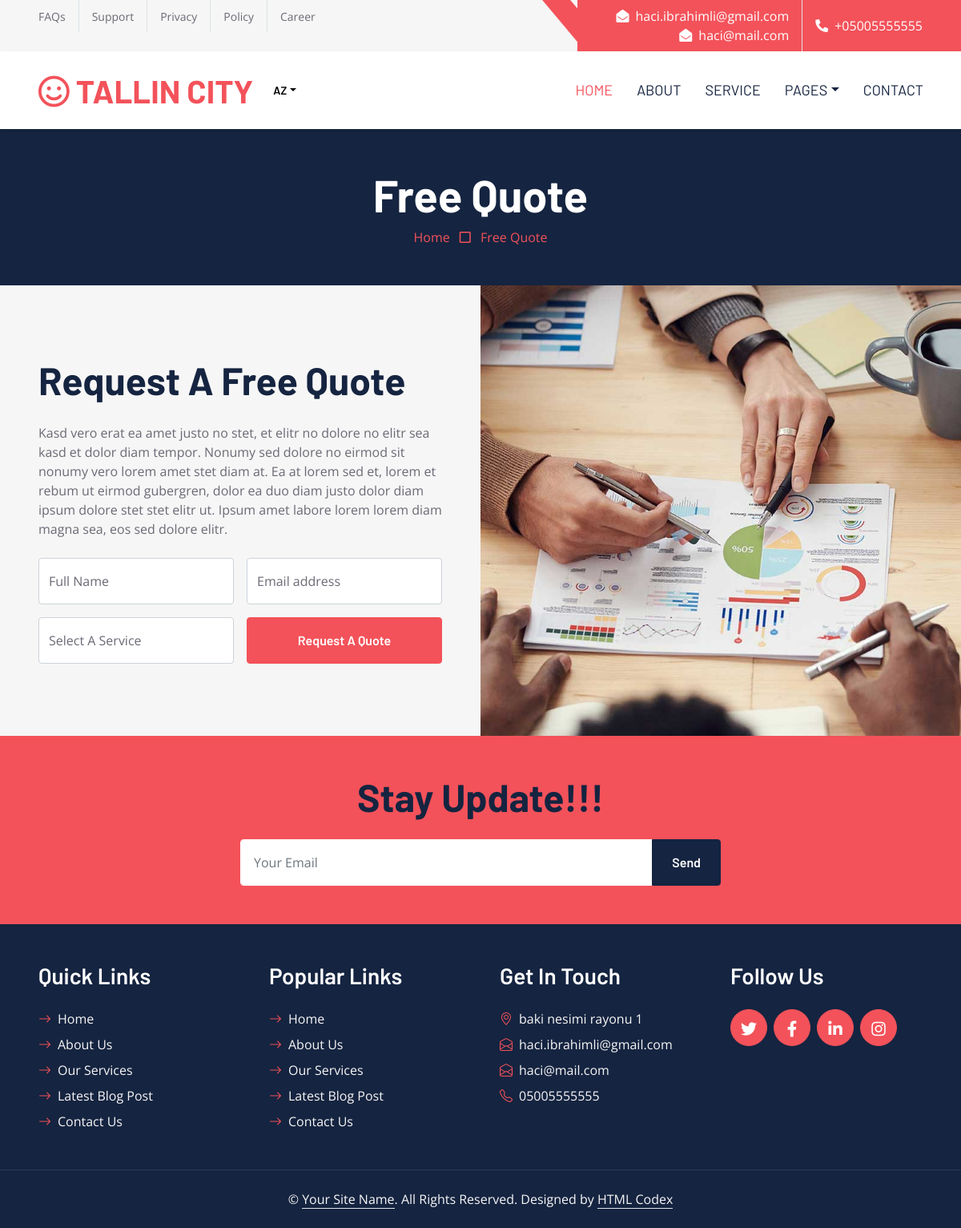
The page /quote/ on the database its author committed.
### my_app/models.py (models this page shows, shortened)
class Emails(DateMixin):
    email = models.EmailField(verbose_name='Email')
    def __str__(self):
        return self.email
    class Meta:
        ordering = ("-created_at", )
        verbose_name = "Email"
        verbose_name_plural = "Emailler"

class Phones(DateMixin):
    phone = models.CharField(max_length=255,verbose_name='phone number')
    def __str__(self):
        return self.phone
    class Meta:
        ordering = ("-created_at", )
        verbose_name = "phone"
        verbose_name_plural = "phones"

class MainDetails(DateMixin):
    emails = models.ManyToManyField(Emails,verbose_name='Emails')
    locations = models.ManyToManyField(Location,verbose_name='locations')
    phones = models.ManyToManyField(Phones,verbose_name='phones')
    logo = models.ImageField(upload_to=Uploader.upload_photo_to_logo)
    logo_name = models.CharField(max_length=255,verbose_name='right side of logo')
    map_url = models.TextField(verbose_name='xerite',null=True,blank=True)
    class Meta:
        ordering = ("-created_at", )
        verbose_name = "main information"
        verbose_name_plural = "main informations"

class Location(DateMixin):
    location = models.CharField(max_length=255,verbose_name='location')
    def __str__(self):
        return self.location
    class Meta:
        ordering = ("-created_at", )
        verbose_name = "location"
        verbose_name_plural = "locations"

### my_app/views.py (the view)
# urls.py: path('quote/',quote_view,name = 'quote'),
def quote_view(request):
    form = QuotaForm()
    if request.method == 'POST':
        form = QuotaForm(request.POST or None)
        if form.is_valid():
            form.save()
            form = QuotaForm()
    quote = Quota.objects.all()
    context = {
       'quote':quote,
       'form':form
    }
    return render(request,'quote.html',context)

### my_app/forms.py
class QuotaForm(forms.ModelForm):
    class Meta:
        model = Quota
        fields = ('name', 'email','service')
    def __init__(self, *args, **kwargs):
        super(QuotaForm , self).__init__(*args, **kwargs)
        for field in self.fields:
            self.fields[field].widget.attrs.update({'class':'form-control'})
            self.fields[field].required = True
            self.fields['name'].widget.attrs.update({'placeholder':'adiniz'})
            self.fields['name'].label='adiniz'
            self.fields['email'].widget.attrs.update({'placeholder':'E-mailiniz'})
            self.fields['service'].widget.attrs.update({'placeholder':'xidmetler'})

### my_app/context_processor.py (called while the page is built)
def data_sender(request):
    main_detail = MainDetails.objects.first()
    return {"main_detail": main_detail,}

### templates/quote.html (shortened to what this page needs)
{% extends 'base.html'%}
{% load static %}
{% block body %}
    <div class="container-fluid bg-dark p-5">
        <div class="row">
            <div class="col-12 text-center">
                <h1 class="display-4 text-white">Free Quote</h1>
                <a href="">Home</a>
                <i class="far fa-square text-primary px-2"></i>
                <a href="">Free Quote</a>
            </div>
        </div>
    </div>
    <div class="container-fluid bg-secondary px-0">
        <div class="row g-0">
            <div class="col-lg-6 py-6 px-5">
                <h1 class="display-5 mb-4">Request A Free Quote</h1>
                <p class="mb-4">Kasd vero erat ea amet justo no stet, et elitr no dolore no elitr sea kasd et dolor diam tempor. Nonumy sed dolore no eirmod sit nonumy vero lorem amet stet diam at. Ea at lorem sed et, lorem et rebum ut eirmod gubergren, dolor ea duo diam justo dolor diam ipsum dolore stet stet elitr ut. Ipsum amet labore lorem lorem diam magna sea, eos sed dolore elitr.</p>
                <form method="post" >
                    <div class="row gx-3">
                        <div class="col-6">
                            <div class="form-floating">
                                {{form.name}}
                                <label for="form-floating-1">Full Name</label>
                            </div>
                        </div>
                        <div class="col-6">
                            <div class="form-floating mb-3">
                                {{form.email}}
                                <label for="form-floating-2">Email address</label>
                            </div>
                        </div>
                        <div class="col-6">
                            <div class="form-floating">
                                {{form.service}}
                                <label for="floatingSelect">Select A Service</label>
                            </div>
                        </div>
                        <div class="col-6">
                            <button class="btn btn-primary w-100 h-100" type="submit">Request A Quote</button>
                        </div>
                    </div>
                </form>
            </div>
            <div class="col-lg-6" style="min-height: 400px;">
                <div class="position-relative h-100">
                    <img class="position-absolute w-100 h-100" src="img/quote.jpg" style="object-fit: cover;">
                </div>
            </div>
        </div>
    </div>
    {% endblock body %}

### templates/base.html (shortened to what this page needs)
{% load static %}
{% load i18n %}
{% get_current_language as LANGUAGE_CODE %}
{% get_available_languages as LANGUAGES %}
<!DOCTYPE html>
<html lang="en">
<head>
    <link href="https://cdnjs.cloudflare.com/ajax/libs/font-awesome/5.10.0/css/all.min.css" rel="stylesheet">
    <link href="https://cdn.jsdelivr.net/npm/bootstrap-icons@1.4.1/font/bootstrap-icons.css" rel="stylesheet">
    <link href="{% static 'lib/owlcarousel/assets/owl.carousel.min.css' %}" rel="stylesheet">
    <link href="{% static 'css/bootstrap.min.css' %}" rel="stylesheet">
    <link href="{% static 'css/style.css' %}" rel="stylesheet">
</head>
<div>
    <div class="container-fluid bg-secondary ps-5 pe-0 d-none d-lg-block">
        <div class="row gx-0">
            <div class="col-md-6 text-center text-lg-start mb-2 mb-lg-0">
                <div class="d-inline-flex align-items-center">
                    <a class="text-body py-2 pe-3 border-end" href=""><small>{% trans 'FAQs' %}</small></a>
                    <a class="text-body py-2 px-3 border-end" href=""><small>{% trans 'Support' %}</small></a>
                    <a class="text-body py-2 px-3 border-end" href=""><small>{% trans 'Privacy' %}</small></a>
                    <a class="text-body py-2 px-3 border-end" href=""><small>{% trans 'Policy' %}</small></a>
                    <a class="text-body py-2 ps-3" href=""><small>{% trans 'Career' %}</small></a>
                </div>
            </div>
            <div class="col-md-6 text-center text-lg-end">
                <div class="position-relative d-inline-flex align-items-center bg-primary text-white top-shape px-5">
                    <div class="me-3 pe-3 border-end py-2">
                        {% for i in main_detail.emails.all %}
                        <p class="m-0"><i class="fa fa-envelope-open me-2"></i>{{i}}</p>
                        {% endfor %}
                    </div>
                    <div class="py-2">
                        {% for j in main_detail.phones.all %}
                        <p class="m-0"><i class="fa fa-phone-alt me-2"></i>+{{j}}</p>
                        {% endfor %}
                    </div>
                </div>
            </div>
        </div>
    </div>
    <nav class="navbar navbar-expand-lg bg-white navbar-light shadow-sm px-5 py-3 py-lg-0">
        <a href="index.html" class="navbar-brand p-0">
            <h1 class="m-0 text-uppercase text-primary"><i class="far fa-smile text-primary me-2"></i>{{main_detail.logo_name}}</h1>
        </a>
        <div class="btn-group">
            <button type="button" class="btn btn-sm btn-light dropdown-toggle" data-toggle="dropdown">{{ LANGUAGE_CODE|upper }}</button>
        </div>
        <div class="collapse navbar-collapse" id="navbarCollapse">
            <div class="navbar-nav ms-auto py-0 me-n3">
                <a href="index.html" class="nav-item nav-link active">Home</a>
                <a href="about.html" class="nav-item nav-link">About</a>
                <a href="service.html" class="nav-item nav-link">Service</a>
                <div class="nav-item dropdown">
                    <a href="#" class="nav-link dropdown-toggle" data-bs-toggle="dropdown">Pages</a>
                </div>
                <a href="contact.html" class="nav-item nav-link">Contact</a>
            </div>
        </div>
    </nav>
    {% block body %}
    {% endblock body%}
    <div class="container-fluid bg-primary text-secondary p-5">
        <div class="row g-5">
            <div class="col-12 text-center">
                <h1 class="display-5 mb-4">Stay Update!!!</h1>
                <form method="post" class="mx-auto" style="max-width: 600px;">
                    <div class="input-group">
                        <input type="text" class="form-control border-white p-3" name="sub" placeholder="Your Email">
                        <button type="submit" class="btn btn-dark px-4">Send</button>
                    </div>
                </form>
            </div>
        </div>
    </div>
    <div class="container-fluid bg-dark text-secondary p-5">
        <div class="row g-5">
            <div class="col-lg-3 col-md-6">
                <h3 class="text-white mb-4">Quick Links</h3>
                <div class="d-flex flex-column justify-content-start">
                    <a class="text-secondary mb-2" href="#"><i class="bi bi-arrow-right text-primary me-2"></i>Home</a>
                    <a class="text-secondary mb-2" href="#"><i class="bi bi-arrow-right text-primary me-2"></i>About Us</a>
                    <a class="text-secondary mb-2" href="#"><i class="bi bi-arrow-right text-primary me-2"></i>Our Services</a>
                    <a class="text-secondary mb-2" href="#"><i class="bi bi-arrow-right text-primary me-2"></i>Latest Blog Post</a>
                    <a class="text-secondary" href="#"><i class="bi bi-arrow-right text-primary me-2"></i>Contact Us</a>
                </div>
            </div>
            <div class="col-lg-3 col-md-6">
                <h3 class="text-white mb-4">Popular Links</h3>
                <div class="d-flex flex-column justify-content-start">
                    <a class="text-secondary mb-2" href="#"><i class="bi bi-arrow-right text-primary me-2"></i>Home</a>
                    <a class="text-secondary mb-2" href="#"><i class="bi bi-arrow-right text-primary me-2"></i>About Us</a>
                    <a class="text-secondary mb-2" href="#"><i class="bi bi-arrow-right text-primary me-2"></i>Our Services</a>
                    <a class="text-secondary mb-2" href="#"><i class="bi bi-arrow-right text-primary me-2"></i>Latest Blog Post</a>
                    <a class="text-secondary" href="#"><i class="bi bi-arrow-right text-primary me-2"></i>Contact Us</a>
                </div>
            </div>
            <div class="col-lg-3 col-md-6">
                <h3 class="text-white mb-4">Get In Touch</h3>
                {% for a in main_detail.locations.all %}
                <p class="mb-2"><i class="bi bi-geo-alt text-primary me-2"></i>{{a}}</p>
                {% endfor %}
                {% for v in main_detail.emails.all %}
                <p class="mb-2"><i class="bi bi-envelope-open text-primary me-2"></i>{{v}}</p>
                {% endfor %}
                {% for p in main_detail.phones.all %}
                <p class="mb-0"><i class="bi bi-telephone text-primary me-2"></i>{{p}}</p>
                {% endfor %}
            </div>
            <div class="col-lg-3 col-md-6">
                <h3 class="text-white mb-4">Follow Us</h3>
                <div class="d-flex">
                    <a class="btn btn-lg btn-primary btn-lg-square rounded-circle me-2" href="#"><i class="fab fa-twitter fw-normal"></i></a>
                    <a class="btn btn-lg btn-primary btn-lg-square rounded-circle me-2" href="#"><i class="fab fa-facebook-f fw-normal"></i></a>
                    <a class="btn btn-lg btn-primary btn-lg-square rounded-circle me-2" href="#"><i class="fab fa-linkedin-in fw-normal"></i></a>
                    <a class="btn btn-lg btn-primary btn-lg-square rounded-circle" href="#"><i class="fab fa-instagram fw-normal"></i></a>
                </div>
            </div>
        </div>
    </div>
    <div class="container-fluid bg-dark text-secondary text-center border-top py-4 px-5" style="border-color: rgba(256, 256, 256, .1) !important;">
        <p class="m-0">&copy; <a class="text-secondary border-bottom" href="#">Your Site Name</a>. All Rights Reserved. Designed by <a class="text-secondary border-bottom" href="https://htmlcodex.com">HTML Codex</a></p>
    </div>
</body>
</html>

### static/css/style.css (style rules this page uses)
:root { --primary: #F3525A; --secondary: #F6F6F6; --light: #FFFFFF; --dark: #152440; }
h1, h2, .font-weight-bold { font-weight: 700 !important; }
h3, h4, .font-weight-semi-bold { font-weight: 600 !important; }
.py-6 { padding-top: 90px; padding-bottom: 90px; }
.btn { font-family: 'Barlow', sans-serif; font-weight: 600; transition: .5s; }
.btn-primary { color: #FFFFFF; }
.btn-lg-square { width: 46px; height: 46px; }
.btn-square, .btn-sm-square, .btn-lg-square { padding-left: 0; padding-right: 0; text-align: center; }
.top-shape::before { position: absolute; content: ""; width: 35px; height: 100%; top: 0; left: -17px; background: var(--primary); transform: skew(40deg); }
.navbar-light .navbar-nav .nav-link { font-family: 'Barlow', sans-serif; padding: 35px 15px; font-size: 18px; text-transform: uppercase; color: var(--dark); outline: none; transition: .5s; }
.navbar-light .navbar-nav .nav-link:hover, .navbar-light .navbar-nav .nav-link.active { color: var(--primary); }

### rows shown on the page
Emails: email "haci.ibrahimli@gmail.com"
Emails: email "haci@mail.com"
Phones: phone "05005555555"
MainDetails: logo_name "TALLIN CITY"
Location: location "baki nesimi rayonu 1"

### other values the page prints
{{ LANGUAGE_CODE|upper }} "AZ"
